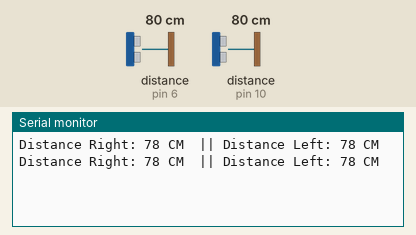
Recording of a sketch running on a simulated Arduino Uno, built with avr-gcc and run on an emulated ATmega328P. Shown: the last lines printed to the serial monitor. Wiring (inferred from the names in the program): 2 × ultrasonic range finder: trigger pin 7, echo pin 6 / trigger pin 11, echo pin 10. The test bench sets the inputs (shaded band); at power-on: distance to the obstacle (sensors on pin 6, pin 10) 80 cm. The echo pulse lasts 58.3 µs per cm.

Above: at 1.8 s.
1.9 s: distance to the obstacle (sensor on pin 6) set to 2 cm
At 2.8 s:
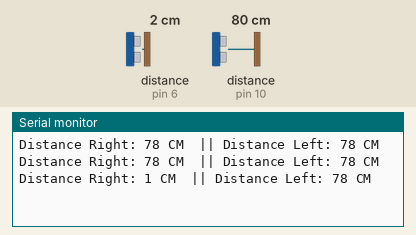
3.4 s: distance to the obstacle (sensor on pin 10) set to 2 cm
At 4.7 s:
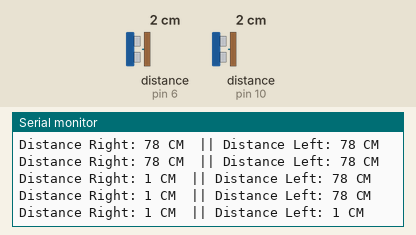
4.9 s: distance to the obstacle (sensor on pin 6) set to 4 cm
At 5.8 s:
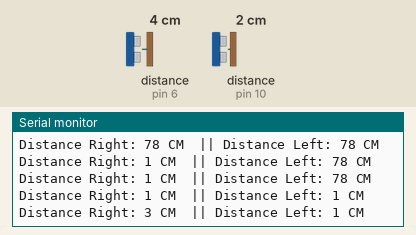
6.4 s: distance to the obstacle (sensor on pin 10) set to 4 cm
At 7.9 s:
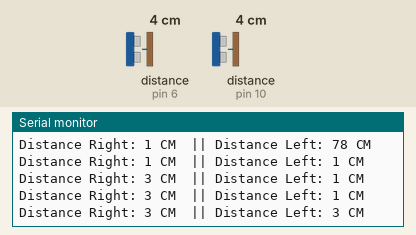
Timing chart, 0 to 8.9 s (numbered marks = the images above; inputs shaded):
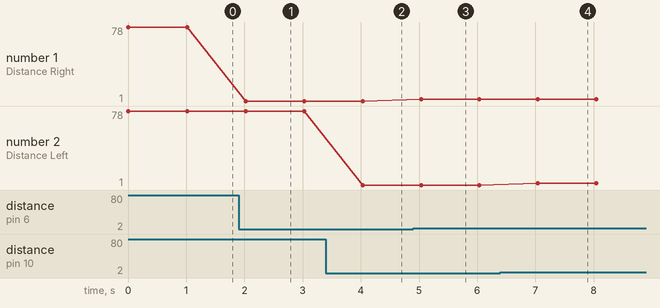

Measured:
- after the input at 1.9 s, the serial monitor: prints a new line after 0.12 s (image 1)
- after the input at 3.4 s, the serial monitor: prints a new line after 0.64 s (image 2)
- after the input at 4.9 s, the serial monitor: prints a new line after 0.14 s (image 3)
- after the input at 6.4 s, the serial monitor: prints a new line after 0.64 s (image 4)
- plotted number 1: 78 → 1 after the input at 1.9 s, 1 → 3 after the input at 4.9 s

The sketch:

Sensor_Ultrasonik_Jarak.ino
```cpp
#define echo_kanan 6
#define trig_kanan 7
#define echo_kiri 10
#define trig_kiri 11


unsigned long duration_right;
unsigned long distance_right;
unsigned long duration_left;
unsigned long distance_left;


void setup()
{
  Serial.begin(9600);
  pinMode(echo_kanan,INPUT);
  pinMode(trig_kanan,OUTPUT);
  pinMode(echo_kiri,INPUT);
  pinMode(trig_kiri,OUTPUT);
}

void loop()
{
  ultrasonik_kanan();
  ultrasonik_kiri();
  delay(1000);
}


void ultrasonik_kanan()
{
  digitalWrite(trig_kanan,LOW);
  delayMicroseconds(2);
  digitalWrite(trig_kanan,HIGH);
  delayMicroseconds(10);
  digitalWrite(trig_kanan,LOW);

  duration_right = pulseIn(echo_kanan,HIGH);
  distance_right = duration_right*0.034/2;
  Serial.print("Distance Right: ");
  Serial.print(distance_right);
  Serial.print(" CM ");
  Serial.print(" || ");
}

void ultrasonik_kiri()
{
  digitalWrite(trig_kiri,LOW);
  delayMicroseconds(2);
  digitalWrite(trig_kiri,HIGH);
  delayMicroseconds(10);
  digitalWrite(trig_kiri,LOW);

  duration_left = pulseIn(echo_kiri,HIGH);
  distance_left = duration_left*0.034/2;
  Serial.print("Distance Left: ");
  Serial.print(distance_left);
  Serial.println(" CM ");
}
```
